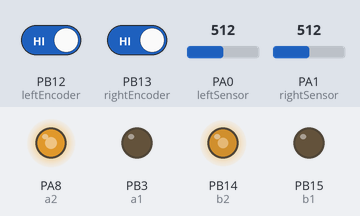
Recording of a sketch running on a simulated STM32 Blue Pill. Parts: output pins drawn as LEDs (lit = HIGH). The test bench sets the inputs (shaded band); at power-on: PA0 (leftSensor) = 512, PA1 (rightSensor) = 512, PB12 (leftEncoder) HIGH, PB13 (rightEncoder) HIGH.

Above: at 1.2 s.
1.3 s: PA0 (leftSensor) set to 167
2.8 s: PA0 (leftSensor) set to 141
At 3.8 s:
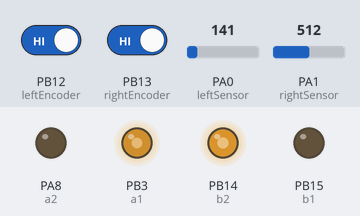
4.3 s: PA1 (rightSensor) set to 157
5.8 s: PA1 (rightSensor) set to 137
At 6.1 s:
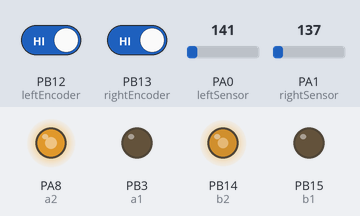
7.3 s: PA0 (leftSensor) set to 160
At 8.4 s:
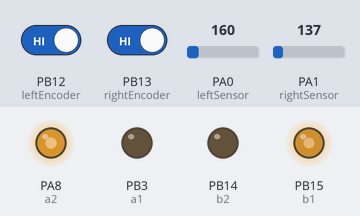
Timing chart, 0 to 9.8 s (numbered marks = the images above; inputs shaded):
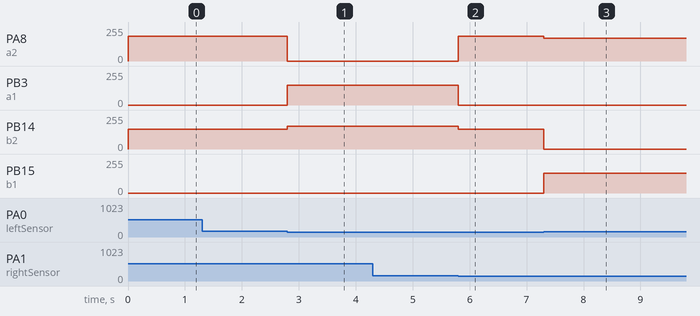

Measured:
- the behaviour switches between 151 and 150 on PA0 (leftSensor) (found by bisection; images 0 and 1)
- the behaviour switches between 151 and 150 on PA1 (rightSensor) (found by bisection; images 1 and 2)
- after the input at 1.3 s, every drawn part: stays the same
- after the input at 2.8 s, PA8 (a2): 185/255 → 0/255 at once; PB3 (a1): 0/255 → 150/255 at once; PB14 (b2): 150/255 → 170/255 at once
- after the input at 4.3 s, every drawn part: stays the same
- after the input at 5.8 s, PA8 (a2): 0/255 → 185/255 at once; PB3 (a1): 150/255 → 0/255 at once; PB14 (b2): 170/255 → 150/255 at once
- after the input at 7.3 s, PA8 (a2): 185/255 → 170/255 at once; PB14 (b2): 150/255 → 0/255 at once; PB15 (b1): 0/255 → 150/255 at once

The sketch:

fixed_distance_travelling.ino
```cpp
/**
* Name: Andra Alazaroaie
*/
#define PI 3.1415926535897932384626433832795
#define MAX 150

enum dir {
  FRONT,
  RIGHT,
  LEFT,
  STOP
};

// motors
const int a1 = PB3;
const int a2 = PA8;
const int b1 = PB15;
const int b2 = PB14;

// infrared sensors
const int leftSensor = PA0;
const int rightSensor = PA1;

// threshold for detecting the black line
const int threshold = 150;
dir currentDir = FRONT;

// speed encoders
const int leftEncoder = PB12;
const int rightEncoder = PB13;

// properties of the speed encoders
const double radius = 3.5;
const double steps = 20.0;

// counters for the steps of the speed encoders
int counterLeft = 0;
int counterRight = 0;
// last states of the speed encoders
int lastLeft = LOW;
int lastRight = LOW;
// the distance that we want to travel
const double fixedDistanceInCm = 142.0;

void setup() {
  pinMode(a1, OUTPUT);
  pinMode(a2, OUTPUT);
  pinMode(b1, OUTPUT);
  pinMode(b2, OUTPUT);

  pinMode(leftSensor, INPUT);
  pinMode(rightSensor, INPUT);

  pinMode(leftEncoder, INPUT_PULLUP);
  pinMode(rightEncoder, INPUT_PULLUP);

  goFront();
}

void loop() {
  followLine();
}

// read the left encoder, detect any change of state (low to high or high to low)
void readLeftEncoder() {
  int read = digitalRead(leftEncoder);
  if(read != lastLeft)
    counterLeft++; // Clockwise
  lastLeft = read;
}

// read the right encoder, detect any change of state (low to high or high to low)
void readRightEncoder() {
  int read = digitalRead(rightEncoder);
  if(read != lastRight)
    counterRight++; // Clockwise
  lastRight = read;
}

void followLine() {
  // read the infrared sensors
  int leftSensorVal = analogRead(leftSensor);
  int rightSensorVal = analogRead(rightSensor);

  // we set the current direction to the one of the sensor that detects a value greater than the threshold
  if (leftSensorVal <= threshold && rightSensorVal <= threshold)
    currentDir = FRONT;
  else if (leftSensorVal <= threshold && rightSensorVal > threshold)
    currentDir = RIGHT;
  else if (leftSensorVal > threshold && rightSensorVal <= threshold)
    currentDir = LEFT;
  else
    currentDir = FRONT;

  // we change the direction according to what we found, for turns we stop for a tiny bit just so that we can go slower and detect the sharpest curves
  switch(currentDir) {
    case FRONT: goFront(); break;
    case RIGHT: goRight(); break;
    case LEFT: goLeft(); break;
    default: stop(); break;
  }
}

// different duty cycles since one motor is more powerful
void goFront() {
  analogWrite(a1, 0);
  analogWrite(a2, 185);
  analogWrite(b1, 0);
  analogWrite(b2, MAX);

  // read both speed encoders
  readLeftEncoder();
  readRightEncoder();

  //calculate the distance travelled according to the speed encoders' readings and properties
  double avg = (counterLeft + counterRight) / 2;
  double distance = ((2 * PI * radius) / steps) * avg / 2;

  // stop when the distance calculated reached the desired distance
  if(distance >= fixedDistanceInCm){
    stop();
    delay(10000);
  }
}

void stop() {
  analogWrite(a1, 0);
  analogWrite(a2, 0);
  analogWrite(b1, 0);
  analogWrite(b2, 0);
}

// turn the right motor front faster and the left motor slower in the opposite direction
void goRight() {
  analogWrite(a1, 150);
  analogWrite(a2, 0);
  analogWrite(b1, 0);
  analogWrite(b2, 170);
}

// turn the left motor front faster and the right motor slower in the opposite direction
void goLeft() {
  analogWrite(a1, 0);
  analogWrite(a2, 170);
  analogWrite(b1, 150);
  analogWrite(b2, 0);
}
```
